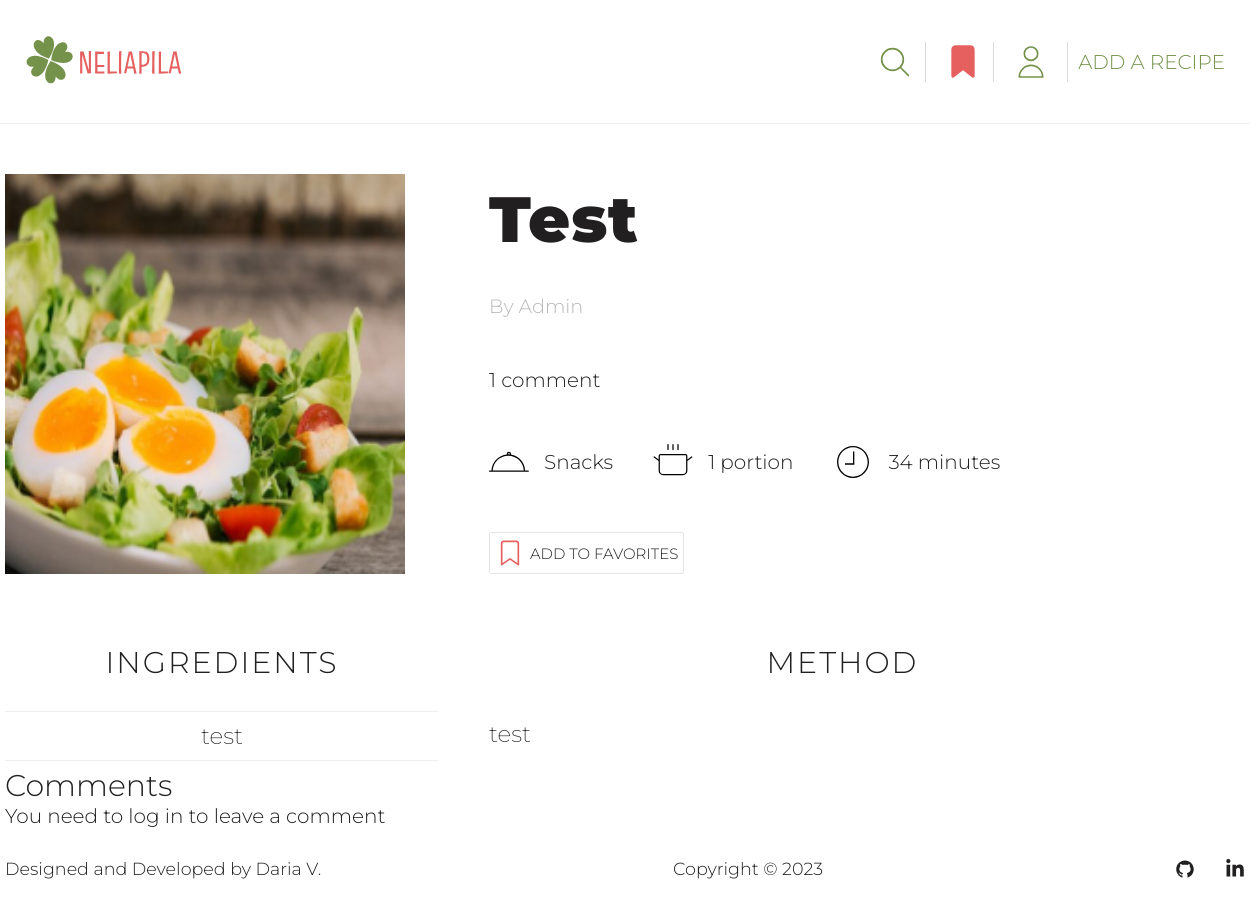
The page /recipe/13 on the database its author committed.
### recipes/models.py (models this page shows, shortened)
class Recipe(models.Model):
    CATEGORY_CHOICES = [
        ('Breakfast', 'Breakfast'),
        ('Lunch', 'Lunch'),
        ('Dinner', 'Dinner'),
        ('Snacks', 'Snacks'),
        ('Desserts', 'Desserts'),
        ('Drinks', 'Drinks'),
        ('Miscellaneous', 'Other')
    ]
    STATUS_CHOICES = [
        (True, 'Approved'),
        (False, 'On moderation'),
    ]
    author = models.ForeignKey(User, on_delete=models.CASCADE, null=True, blank=True)
    title = models.CharField(max_length=50)
    portions = models.PositiveIntegerField(default=1, blank=True, null=True)
    cooking_hours = models.PositiveIntegerField(default=0)
    cooking_minutes = models.PositiveIntegerField(default=0)
    image = models.ImageField(upload_to=recipe_image_path)
    category = models.CharField(max_length=20, choices=CATEGORY_CHOICES)
    ingredients = models.TextField()
    steps = models.TextField()
    is_approved = models.BooleanField(default=False, choices=STATUS_CHOICES)
    date_created = models.DateTimeField(auto_now_add=True)

### recipes/views.py (the view)
# urls.py: path('recipe/<pk>', views.show_specific_recipe, name='specific-recipe')
def show_specific_recipe(request, pk):
    specific_recipe = Recipe.objects.get(pk=pk)
    recipe_ingredients = specific_recipe.ingredients.split('\n')
    recipe_steps = specific_recipe.steps.split('\n')
    comments_count = Comment.objects.filter(recipe=specific_recipe, is_approved=True).count()
    print(comments_count)
    try:
        favorite_recipes = [favorite.favorite_recipe for favorite in request.user.profile.favorite_set.all()]
    except AttributeError:
        favorite_recipes = ''
    form = CommentForm()
    try:
        if request.method == 'POST':
            if request.user.profile == specific_recipe.author:
                messages.error(request, 'You can`t leave a comment on your own recipe')
                return redirect('recipe', pk=specific_recipe.id)
            else:
                form = CommentForm(request.POST)
                comment = form.save(commit=False)
                comment.recipe = specific_recipe
                comment.owner = request.user.profile
                comment.save()
                messages.success(request, 'Your comment posted successfully')
                return redirect('recipe', pk=specific_recipe.id)
    except IntegrityError:
        messages.error(request, 'You have already posted the comment')
        return redirect('recipe', pk=specific_recipe.id)
    content = {'recipe': specific_recipe, 'comments_count': comments_count,
               'favorites': favorite_recipes, 'ingredients': recipe_ingredients,
               'steps': recipe_steps, 'form': form}
    return render(request, 'recipes/specific-recipe.html', content)

### templates/recipes/specific-recipe.html
{% extends 'base/base.html' %}
{% load static %}
{% block css %}
<link rel="stylesheet" href="{% static 'recipes/css/specific-recipe.css' %}">
{% endblock %}
{% block content %}
<section class="specific-recipe-page">
    <div class="sp-recipe container">
        <div class="specific-recipe-information">
            <section class="information-about-recipe">
                <div class="recipe-image">
                    <img src="{{ recipe.image.url }}" alt="{{ recipe.title }}">
                </div>
                <div class="recipe-main-information">
                    <h1 class="recipe-heading">{{ recipe.title }}</h1>
                    <a class="recipe-author" href="{% url 'profile' recipe.author.id %}">
                        By {{ recipe.author }}</a>
                    <div class="comments-link">
                        <a href="#comments">{{ comments_count }} comment{{ comments_count | pluralize:'s' }}</a>
                    </div>
                    <div class="recipe-info">
                        <div class="category-details">
                            <img src="{% static 'recipes/images/food-category-svg.svg' %}" alt="">
                            <span class="recipe-category">{{ recipe.category }}</span>
                        </div>
                        <div class="portions-details">
                            <img src="{% static 'user/images/pot-svg.svg' %}" alt="Pot">
                            <span>{{ recipe.portions }} portion{{ recipe.portions | pluralize:'s' }}</span>
                        </div>
                        <div class="cooking-time-details">
                            <img src="{% static 'user/images/clock-svg.svg' %}" alt="Clock">
                            {% if recipe.cooking_hours != 0 and recipe.cooking_minutes != 0 %}
                            <span>{{ recipe.cooking_hours }} hour{{ recipe.cooking_hours | pluralize:'s' }}
                                {{ recipe.cooking_minutes }} minute{{ recipe.cooking_minutes | pluralize:'s' }}</span>
                            {% elif recipe.cooking_hours != 0 and recipe.cooking_minutes == 0 %}
                            <span>{{ recipe.cooking_hours }} hour{{ recipe.cooking_hours | pluralize:'s' }}</span>
                            {% elif recipe.cooking_hours == 0 and recipe.cooking_minutes != 0 %}
                            <span>{{ recipe.cooking_minutes }} minute{{ recipe.cooking_minutes | pluralize:'s' }}
                                </span>
                            {% endif %}
                        </div>
                    </div>
                    {% if recipe.is_approved %}
                    <div class="add-to-favourites">
                        <div class="button-favorites">
                            {% if recipe in favorites %}
                            <a class="button-favorites-link" href="{% url 'delete-from-favorites' recipe.id %}">
                                <img src="{% static 'user/images/filled-bookmark-svg.svg' %}" alt="Bookmark">
                                Added to favorites
                            </a>
                            {% else %}
                            <a class="button-favorites-link" href="{% url 'add-to-favorites' recipe.id %}">
                                <img src="{% static 'user/images/bookmark-svg.svg' %}" alt="Bookmark">
                                Add to favorites
                            </a>
                            {% endif %}
                        </div>
                    </div>
                    {% endif %}
                </div>
            </section>
            <section class="cooking-information">
                <div class="ingredients">
                    <h2 class="ingredients-heading">Ingredients</h2>
                    <ul>
                        {% for ingredient in ingredients %}
                        <li class="ingredient-list list-item-separator">{{ ingredient }}</li>
                        {% endfor %}
                    </ul>
                </div>
                <div class="steps">
                    <h2 class="steps-heading">Method</h2>
                    <ul>
                        {% for step in steps %}
                        <li class="steps-list">{{ step }}</li>
                        {% endfor %}
                    </ul>
                </div>
            </section>
            <section class="comments" id="comments">
                <h2>Comments</h2>
                <div class="comment-form">
                    {% if request.user.is_authenticated %}
                    <form class="form" action="{% url 'specific-recipe' recipe.id %}" method="POST">
                        {% csrf_token %}
                        {% for field in form %}
                        <div class="form-for-comment">
                            <label>{{ field.label }}: </label>
                            {{ field }}
                        </div>
                        {% endfor %}
                        <input class="submit btn" type="submit" value="Commit"/>
                    </form>
                    {% else %}
                    <a href="{% url 'login' %}">You need to log in to leave a comment</a>
                    {% endif %}
                </div>
            </section>
        </div>
    </div>
</section>
{% endblock %}

### static/base/css/base.css (style rules this page uses)
html { height: 100%; position: relative; }
body { font-family: 'Montserrat', sans-serif; font-weight: 300; font-size: 20px; color: #211f1f; background-color: #FFFFFF; margin: 0; padding: 0; min-height: 100%; display: flex; flex-direction: column; }
a { text-decoration: none; color: #211f1f; }
h1, h2, h3, p { margin: 0; font-weight: 300; }
li, ul { margin: 0; padding: 0; }
.container { width: 1240px; margin: 0 auto; position: relative; }

### static/recipes/css/specific-recipe.css (style rules this page uses)
.information-about-recipe { display: flex; padding: 50px 0 70px 0; }
.recipe-image, .ingredients { width: 35%; display: flex; flex-direction: column; }
.recipe-main-information, .steps { width: 57%; display: flex; flex-direction: column; padding-left: 50px; }
.recipe-main-information { justify-content: space-between; }
.recipe-image img { width: 400px; height: 400px; }
.recipe-heading { font-weight: 900; letter-spacing: 1px; line-height: 50px; font-size: 4rem; word-break: break-word; margin-top: 20px; }
.recipe-author { font-size: 1.2rem; color: #B8B8B8FF; }
.recipe-info { display: flex; }
.recipe-info img { width: 40px; height: 40px; padding-right: 15px; }
.category-details, .portions-details, .cooking-time-details { display: flex; flex-direction: row; align-items: center; padding-right: 40px; }
.button-favorites-link { display: flex; flex-direction: row; align-items: center; font-size: 15px; border: 1px solid #E5E5E5FF; border-radius: 2px; padding-right: 5px; box-sizing: border-box; max-width: max-content; text-transform: uppercase; }
.button-favorites-link img { width: 40px; height: 40px; }
.ingredients, .steps-heading { text-align: center; }
.ingredients-heading, .steps-heading { margin-bottom: 30px; text-transform: uppercase; letter-spacing: 2px; }
.ingredient-list, .steps-list { list-style: none; font-size: 23px; font-weight: 200; }
.ingredient-list { padding: 10px 0; }
.steps-list { text-align: justify; line-height: 2; padding-bottom: 10px; }
.list-item-separator { border-bottom: 1px solid #efefef; }
.list-item-separator:first-child { border-top: 1px solid #efefef; }
.cooking-information { display: flex; }

### rows shown on the page
Recipe: image (picture), title "Test", author "Admin", category "Snacks", portions "1", cooking_minutes "34", cooking_minutes|pluralize "s", ingredients "test", steps "test"

### other values the page prints
{{ comments_count }} "1"
